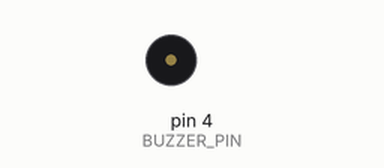
Recording of a sketch running on a simulated Arduino Uno, built with avr-gcc and run on an emulated ATmega328P. Shown: buzzer (waves = sounding).

Above: at 1.2 s.
Timing chart, 0 to 8.0 s (numbered marks = the images above):
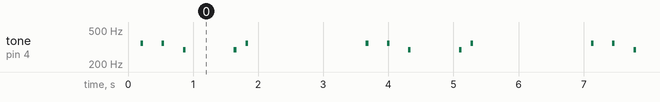

The sketch:

speaker.ino
```cpp
#define BUZZER_PIN 4  // GPIO pin connected to the buzzer

// Define tone frequencies and durations for the enhanced Labyrinth-inspired melody
int frequencies[] = {294, 349, 392, 349, 330, 294, 247, 294, 392, 330, 294, 349};  // Lower, haunting notes in Hz
int durations[] = {600, 400, 500, 400, 600, 700, 500, 600, 500, 400, 700, 800};    // Varied durations in ms

// Function to play a tone at a specific frequency and duration
void playTone(int pin, int frequency, int duration) {
    int delayTime = 1000000 / (frequency * 2);  // Calculate delay between toggles for the frequency
    int cycles = frequency * duration / 1000;   // Calculate number of cycles for the duration

    for (int i = 0; i < cycles; i++) {
        digitalWrite(pin, HIGH);    // Turn buzzer on
        delayMicroseconds(delayTime);
        digitalWrite(pin, LOW);     // Turn buzzer off
        delayMicroseconds(delayTime);
    }
}

void setup() {
    pinMode(BUZZER_PIN, OUTPUT);
}

void loop() {
    // Play the enhanced Labyrinth-inspired melody
    for (int i = 0; i < sizeof(frequencies) / sizeof(frequencies[0]); i++) {
        playTone(BUZZER_PIN, frequencies[i], durations[i]);
        delay(150);  // Slightly longer pause between notes
    }
    delay(1500); // Longer pause before repeating the melody
}
```

Measured:
- by itself, tone on pin 4 (BUZZER_PIN): repeats every 3.5 s: silent 0.28 s, 348 Hz 0.04 s, silent 0.29 s, 294 Hz 0.04 s, silent 0.74 s, 294 Hz 0.04 s, silent 0.14 s, 348 Hz 0.04 s, silent 1.8 s, 348 Hz 0.04 s
